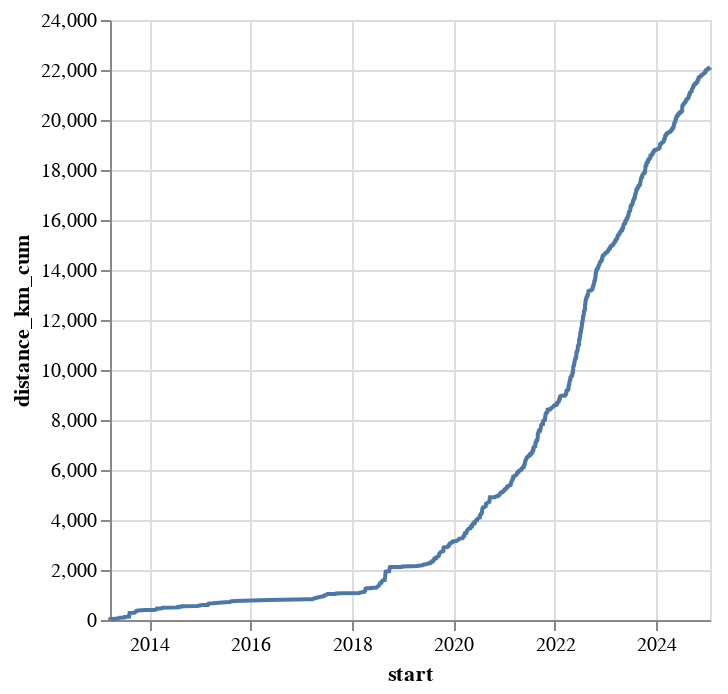

Notebook code for this chart:
### Markdown cell above
# Lifetime distance

### Code cell
lifetime_distance = pd.DataFrame(
    {"start": meta["start"], "distance_km_cum": meta["distance_km"].cumsum()}
)

(
    alt.Chart(lifetime_distance)
    .mark_line()
    .encode(alt.X("start"), alt.Y("distance_km_cum"))
)

### Figure 1 — Vega-Lite specification as saved in the notebook (floating-point values rounded to 4 significant figures; data arrays with more than 128 entries replaced by an {"elided": "..."} marker saying what was removed)
{"config": {"view": {"continuousWidth": 300, "continuousHeight": 300}}, "data": {"name": "data-7560feb481ab2ceef079b266e934ac3e"}, "mark": {"type": "line"}, "encoding": {"x": {"field": "start", "type": "temporal"}, "y": {"field": "distance_km_cum", "type": "quantitative"}}, "$schema": "https://vega.github.io/schema/vega-lite/v5.20.1.json", "datasets": {"data-7560feb481ab2ceef079b266e934ac3e": {"elided": "2953 records"}}}
